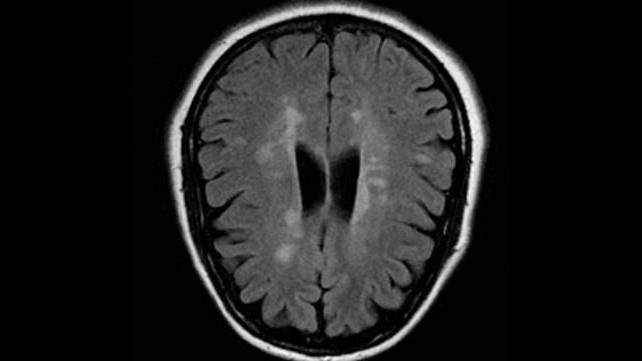
#> input picture medidata/br35h/no/No13.jpg, 642 x 361 px; its folder holds only this picture in this run
$ python example.py
#> lines starting #> are read from the running program, lines starting #| are printed output that depends on the picture
### medidata/dataset.py
import os
import cv2
import numpy as np
from tqdm import tqdm
from sklearn.utils import shuffle

def load_br35h(img_size=(100, 100)):
    """
    Load the BR35H dataset and return the images and labels.

    This function loads the BR35H dataset from the default directory path
    and returns the resized images and corresponding labels as numpy arrays.

    Parameters:
    - img_size (tuple, optional): A tuple specifying the image size. Default is (100, 100).

    Returns:
    - X (np.array): The images of the BR35H dataset, resized to the specified image size.
    - y (np.array): The labels of the BR35H dataset.
    - labels (dict): A dictionary mapping label indices to label names.

    Note:
    - Label 0 corresponds to "no".
    - Label 1 corresponds to "yes".
    """
#> called with img_size = (100, 100)
    dataset_dir = os.path.join(os.path.dirname(__file__), 'br35h')
    X = []
    y = []
    i = 0
    labels = dict()
    for path in tqdm(sorted(os.listdir(dataset_dir))):
        if not path.startswith('.'):
            labels[i] = path
            for file in os.listdir(os.path.join(dataset_dir, path)):
                if not file.startswith('.'):
                    img = cv2.imread(os.path.join(dataset_dir, path, file))
#> img is the input picture: shape (361, 642, 3); min 0, max 254, mean 30.6
                    img_resized = cv2.resize(img, img_size)
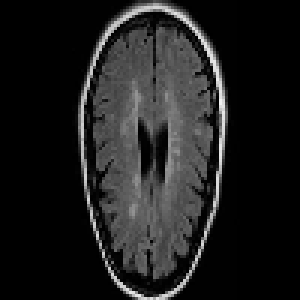
#> img_resized: shape (100, 100, 3) (shown 3 times larger); min 0, max 242, mean 30.4
                    X.append(img_resized)
                    y.append(i)
            i += 1
#> pass 2 of the loop in load_br35h, `for path in tqdm(sorted(os.listdir(dataset_dir))):`:
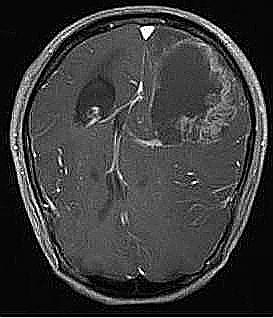
#> input picture medidata/br35h/yes/y1005.jpg, 273 x 318 px
#> in load_br35h, img is the input picture: shape (318, 273, 3); min 0, max 255, mean 59.5
#> in load_br35h, `img_resized = cv2.resize(img, img_size)`:
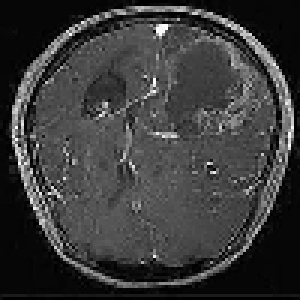
#> img_resized: shape (100, 100, 3) (shown 3 times larger); min 0, max 254, mean 58.9
    X = np.array(X)
    y = np.array(y)

    X, y = shuffle(X, y, random_state=46)
#> y = [0, 1]

    return X, y, labels

### example.py
from medidata import dataset

# Load the dataset
X, y, labels = dataset.load_br35h(img_size=(100, 100))
#> y = [0, 1]; labels = {0: 'no', 1: 'yes'}

# Check the dataset shape
print("X shape:", X.shape)
#| X shape: (2, 100, 100, 3)
print("y shape:", y.shape)
#| y shape: (2,)
print("Labels:", labels)
#| Labels: {0: 'no', 1: 'yes'}
